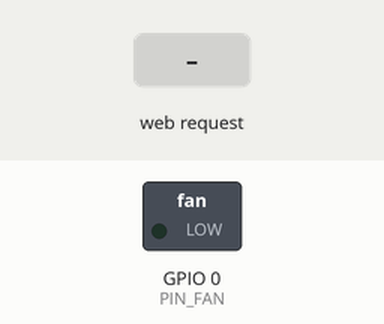
Recording of a program running on a simulated ESP8266 (NodeMCU). On the bench: switched loads named in the program (green lamp = pin HIGH). The test bench sets the inputs (shaded band). What the program prints to the serial monitor is not drawn.

Above: at 1.2 s.
1.3 s: HTTP request GET /pwm?value=1 received
At 2.4 s:
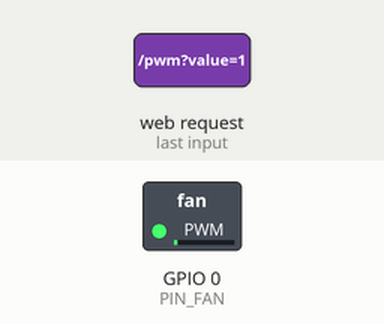
2.8 s: HTTP request GET /pwm?value=120 received
At 3.5 s:
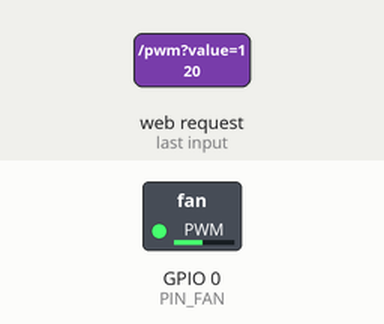
Timing chart, 0 to 5.8 s (numbered marks = the images above; inputs shaded):
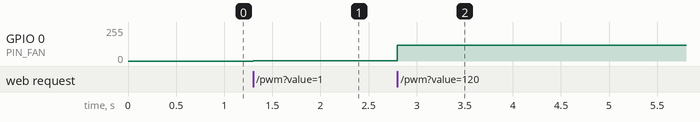

Measured:
- after the input at 1.3 s, GPIO 0 (PIN_FAN): 0/255 → 1/255 at once
- after the input at 2.8 s, GPIO 0 (PIN_FAN): 1/255 → 120/255 at once

The program:

main.cpp
```cpp
#include <Arduino.h>
#include <ESP8266WiFi.h>
#include <ESP8266WebServer.h>

#define AP_SSID "smartFan"
#define AP_PSW "88888888"

#define PIN_FAN 0

IPAddress local_IP(192, 168, 1, 1);
// 设置网关
IPAddress gateway(192, 168, 0, 1);
// 设置子网掩码
IPAddress subnet(255, 255, 255, 0);

/* 2. 创建一个web服务器对象，使用80端口，HTTP网络服务器标准端口号即为80 */
ESP8266WebServer http_server(80);

/* 3. 处理访问网站根目录“/”的访问请求 */
void handleRoot() {
  http_server.send(200, "text/plain", "Hello from ESP8266");
}

/* 4. 设置处理404情况的函数'handleNotFound' */
void handleNotFound(){
  http_server.send(404, "text/plain", "404: Not found");
}

void handlePWMApi(){
  String valStr = http_server.arg("value");
  int val = atoi(valStr.c_str());
  analogWrite(PIN_FAN,val);//满占空比灯灭
  delay(1);
  http_server.send(200, "application/json", "{\"code\":0,\"message\":\"success\"}");
}

void setup() {
  pinMode(PIN_FAN,OUTPUT); //设置引脚模式
  analogWrite(PIN_FAN,0); //设置初始化占空比0%
  // put your setup code here, to run once:
  WiFi.mode(WIFI_AP);
  // 设置IP地址网关和子网掩码
  // WiFi.softAPConfig(local_IP, gateway, subnet);
  // 设置wifi的名字和密码
  WiFi.softAP(AP_SSID);

  http_server.begin();
  http_server.on("/", handleRoot);
  http_server.onNotFound(handleNotFound);
  http_server.on("/pwm", handlePWMApi);
  Serial.println("HTTP http_server started");//
}

void loop() {
  // put your main code here, to run repeatedly:
  http_server.handleClient();
}
```
